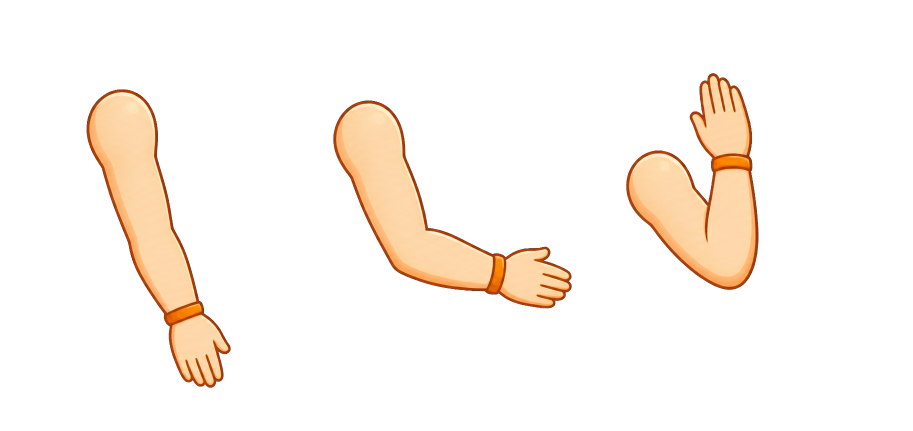
#> input picture software/games/rehab_game_center/design/reference/generated/arms-sleeveless-sheet-alpha.png, 1825 x 862 px (shown at 1/2 size)
$ python process-generated-assets.py
#> lines starting #> are read from the running program, lines starting #| are printed output that depends on the picture
from __future__ import annotations

from pathlib import Path
from collections import deque
from PIL import Image


ROOT = Path(__file__).resolve().parents[1]
REFERENCE = ROOT / "design" / "reference" / "generated"
STATIC = ROOT / "src" / "pages-fruit-game" / "static"


def contain(subject: Image.Image, size: tuple[int, int], padding: int = 12) -> Image.Image:
    canvas = Image.new("RGBA", size, (0, 0, 0, 0))
    bounds = subject.getbbox()
    if not bounds:
        return canvas
    cropped = subject.crop(bounds)
    usable = (size[0] - padding * 2, size[1] - padding * 2)
    scale = min(usable[0] / cropped.width, usable[1] / cropped.height)
    resized = cropped.resize(
        (max(1, round(cropped.width * scale)), max(1, round(cropped.height * scale))),
        Image.Resampling.LANCZOS,
    )
    x = (size[0] - resized.width) // 2
    y = (size[1] - resized.height) // 2
    canvas.alpha_composite(resized, (x, y))
    return canvas


def remove_connected_magenta(image: Image.Image) -> Image.Image:
    """Remove only border-connected chroma pixels so rainbow magenta stays intact."""
    rgba = image.convert("RGBA")
    pixels = rgba.load()
    width, height = rgba.size
    visited = bytearray(width * height)
    queue: deque[tuple[int, int]] = deque()

    def candidate(x: int, y: int) -> bool:
        red, green, blue, _ = pixels[x, y]
        return red > 140 and blue > 130 and green < 140 and abs(red - blue) < 130

    for x in range(width):
        if candidate(x, 0):
            queue.append((x, 0))
        if candidate(x, height - 1):
            queue.append((x, height - 1))
    for y in range(height):
        if candidate(0, y):
            queue.append((0, y))
        if candidate(width - 1, y):
            queue.append((width - 1, y))

    while queue:
        x, y = queue.popleft()
        index = y * width + x
        if visited[index] or not candidate(x, y):
            continue
        visited[index] = 1
        red, green, blue, _ = pixels[x, y]
        pixels[x, y] = (red, green, blue, 0)
        if x > 0:
            queue.append((x - 1, y))
        if x + 1 < width:
            queue.append((x + 1, y))
        if y > 0:
            queue.append((x, y - 1))
        if y + 1 < height:
            queue.append((x, y + 1))
    return rgba


def contract_magenta_fringe(image: Image.Image, passes: int = 2) -> Image.Image:
    output = image.copy()
    for _ in range(passes):
        source = output.copy()
        src = source.load()
        dst = output.load()
        for y in range(1, source.height - 1):
            for x in range(1, source.width - 1):
                red, green, blue, alpha = src[x, y]
                if alpha == 0 or not (red > 125 and blue > 120 and green < 145):
                    continue
                if any(src[x + dx, y + dy][3] == 0 for dx, dy in ((-1, 0), (1, 0), (0, -1), (0, 1))):
                    dst[x, y] = (red, green, blue, 0)
    return output


def build_arms() -> None:
    sheet = Image.open(REFERENCE / "arms-sleeveless-sheet-alpha.png").convert("RGBA")
#> sheet is the input picture: PIL image 1825x862 RGBA; mean R, G, B, A 30, 23.3, 16.9, 31.9
    cell_width = sheet.width // 3
#> cell_width = 608
    poses = ("low", "mid", "high")
    # Generated sheet shoulder roots, measured in each equal-width cell.
    roots = ((238, 220), (118, 245), (74, 392))
    scale = 0.34
    output_size = (320, 320)
    right_anchor = (62, 112)
    left_anchor = (output_size[0] - right_anchor[0], right_anchor[1])
    arm_dir = STATIC / "character"
    arm_dir.mkdir(parents=True, exist_ok=True)

    for index, pose in enumerate(poses):
        cell = sheet.crop((index * cell_width, 0, (index + 1) * cell_width, sheet.height))
        resized = cell.resize(
            (round(cell.width * scale), round(cell.height * scale)),
            Image.Resampling.LANCZOS,
        )
        root = (round(roots[index][0] * scale), round(roots[index][1] * scale))

        right = Image.new("RGBA", output_size, (0, 0, 0, 0))
        right.alpha_composite(resized, (right_anchor[0] - root[0], right_anchor[1] - root[1]))
        right.save(arm_dir / f"right-{pose}.png", optimize=True)

        mirrored = resized.transpose(Image.Transpose.FLIP_LEFT_RIGHT)
        mirrored_root = resized.width - root[0]
        left = Image.new("RGBA", output_size, (0, 0, 0, 0))
        left.alpha_composite(mirrored, (left_anchor[0] - mirrored_root, left_anchor[1] - root[1]))
        left.save(arm_dir / f"left-{pose}.png", optimize=True)
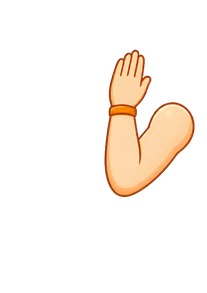
#> mirrored: PIL image 207x293 RGBA; mean R, G, B, A 31.2, 23.5, 16.8, 31.5; transparent parts drawn white
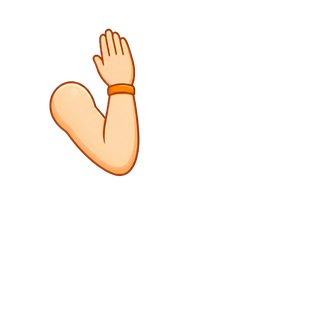
#> right: PIL image 320x320 RGBA; mean R, G, B, A 18.5, 13.9, 9.9, 18.7; transparent parts drawn white


def build_special_assets() -> None:
    sheet = remove_connected_magenta(
        Image.open(REFERENCE / "special-effects-sheet-magenta.png")
    )
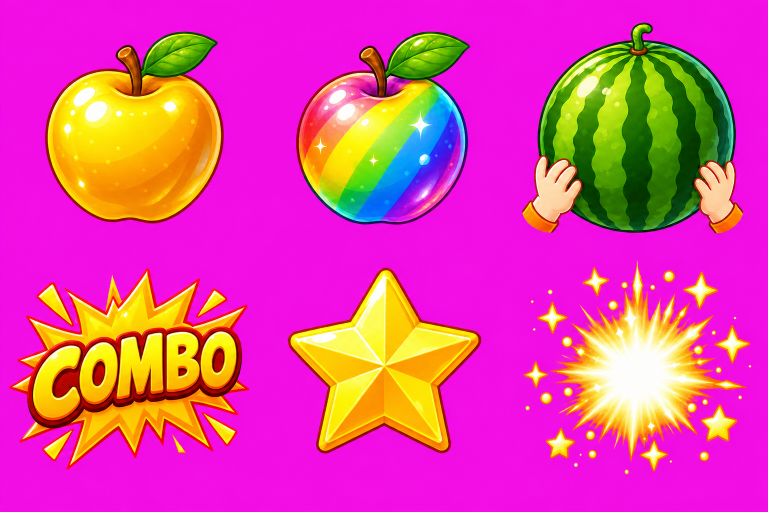
#> input picture software/games/rehab_game_center/design/reference/generated/special-effects-sheet-magenta.png, 1536 x 1024 px (shown at 1/2 size)
#> the loop in remove_connected_magenta, `for x in range(width):` made 1536 passes
#> the loop in remove_connected_magenta, `for y in range(height):` made 1024 passes
#> sheet: PIL image 1536x1024 RGBA
    cell_width = sheet.width // 3
    cell_height = sheet.height // 2
    names = (
        ("fruits", "golden-apple.png"),
        ("fruits", "rainbow-fruit.png"),
        ("fruits", "both-watermelon.png"),
        ("effects", "combo.png"),
        ("effects", "reward-star.png"),
        ("effects", "harvest-burst.png"),
    )
    for index, (directory, filename) in enumerate(names):
        column = index % 3
        row = index // 3
        cell = sheet.crop(
            (
                column * cell_width,
                row * cell_height,
                (column + 1) * cell_width,
                (row + 1) * cell_height,
            )
        )
        size = (192, 192) if directory == "effects" else (256, 256)
        output = contract_magenta_fringe(contain(cell, size, 10))
        target_dir = STATIC / directory
        target_dir.mkdir(parents=True, exist_ok=True)
        output.save(target_dir / filename, optimize=True)
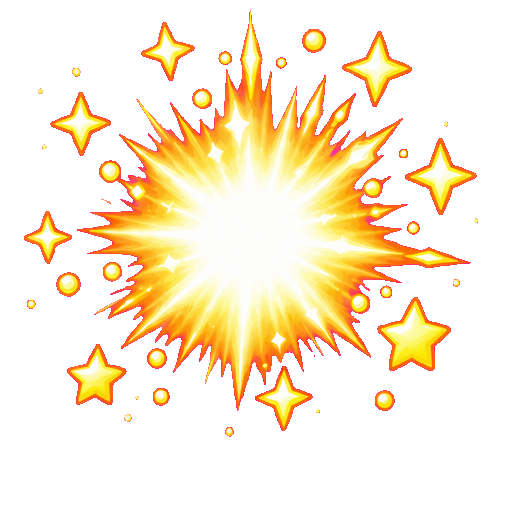
#> cell: PIL image 512x512 RGBA; mean R, G, B, A 244.9, 71.6, 192.2, 78.1; transparent parts drawn white
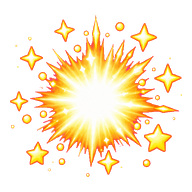
#> output: PIL image 192x192 RGBA; mean R, G, B, A 101.7, 70.3, 42.9, 79.7; transparent parts drawn white


def build_backgrounds() -> None:
    backgrounds = STATIC / "backgrounds"
    backgrounds.mkdir(parents=True, exist_ok=True)
    for source_name, target_name in (
        ("orchard-sunset-master.png", "orchard-sunset.webp"),
        ("basket-zone-master.png", "basket-zone.webp"),
    ):
        image = Image.open(REFERENCE / source_name).convert("RGB")
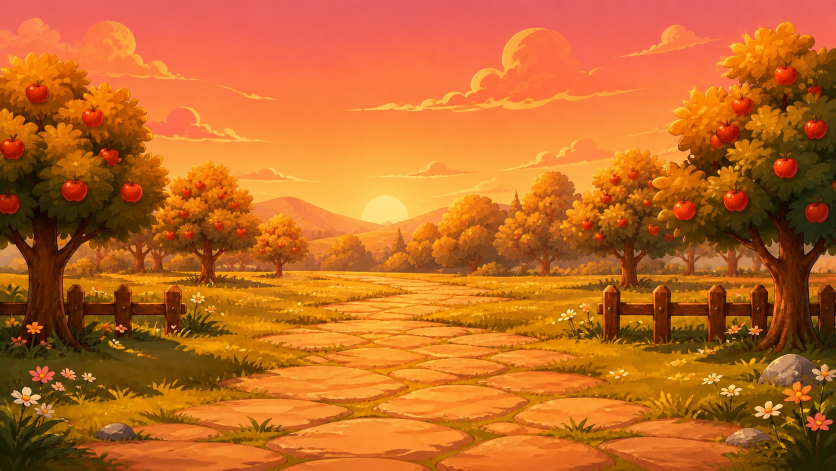
#> input picture software/games/rehab_game_center/design/reference/generated/orchard-sunset-master.png, 1672 x 941 px (shown at 1/2 size)
#> image is the input picture: PIL image 1672x941 RGB; mean R, G, B 192.6, 104.1, 35.4
        target_ratio = 16 / 9
        ratio = image.width / image.height
        if ratio > target_ratio:
            width = round(image.height * target_ratio)
            left = (image.width - width) // 2
            image = image.crop((left, 0, left + width, image.height))
        elif ratio < target_ratio:
            height = round(image.width / target_ratio)
            top = (image.height - height) // 2
            image = image.crop((0, top, image.width, top + height))
#> image: PIL image 1672x940 RGB
        image = image.resize((1280, 720), Image.Resampling.LANCZOS)
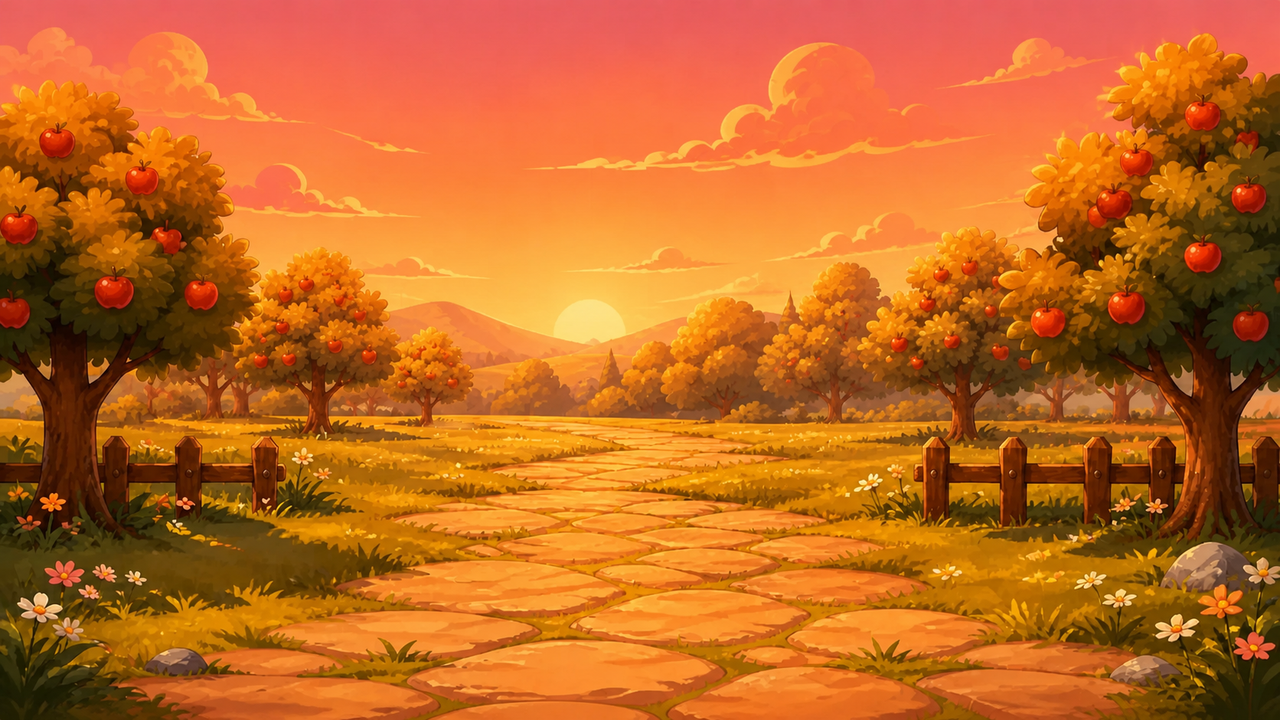
#> image: PIL image 1280x720 RGB; mean R, G, B 192.7, 104.1, 35.4
        image.save(backgrounds / target_name, "WEBP", quality=76, method=6)
#> pass 2 of the loop in build_backgrounds, `for source_name, target_name in (`:
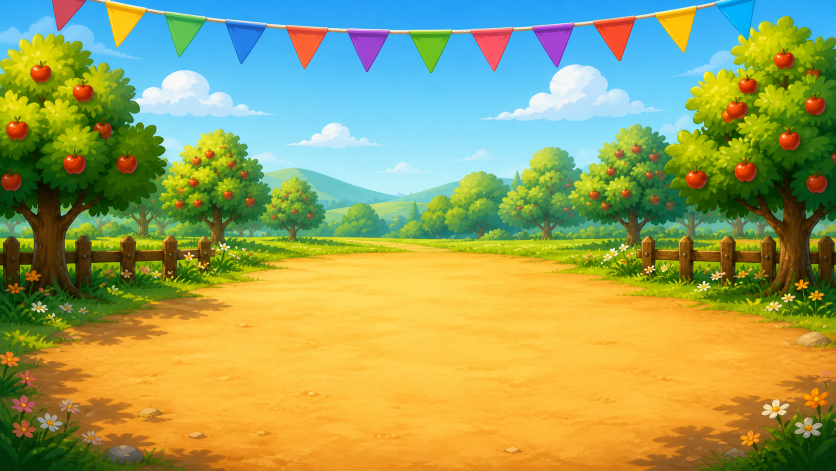
#> input picture software/games/rehab_game_center/design/reference/generated/basket-zone-master.png, 1672 x 941 px (shown at 1/2 size)
#> in build_backgrounds, image is the input picture: PIL image 1672x941 RGB; mean R, G, B 153.7, 160.9, 92.6
#> in build_backgrounds, `image = image.crop((0, top, image.width, top + height))`:
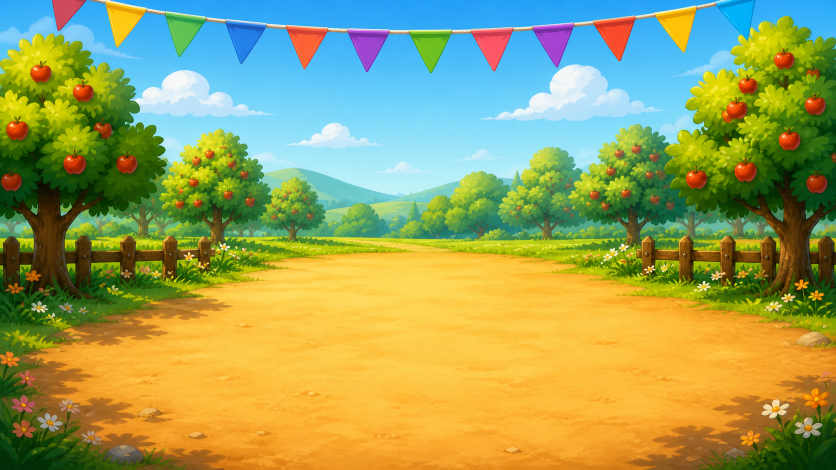
#> image: PIL image 1672x940 RGB (shown at 1/2 size); mean R, G, B 153.7, 161, 92.7
#> in build_backgrounds, `image = image.resize((1280, 720), Image.Resampling.LANCZOS)`:
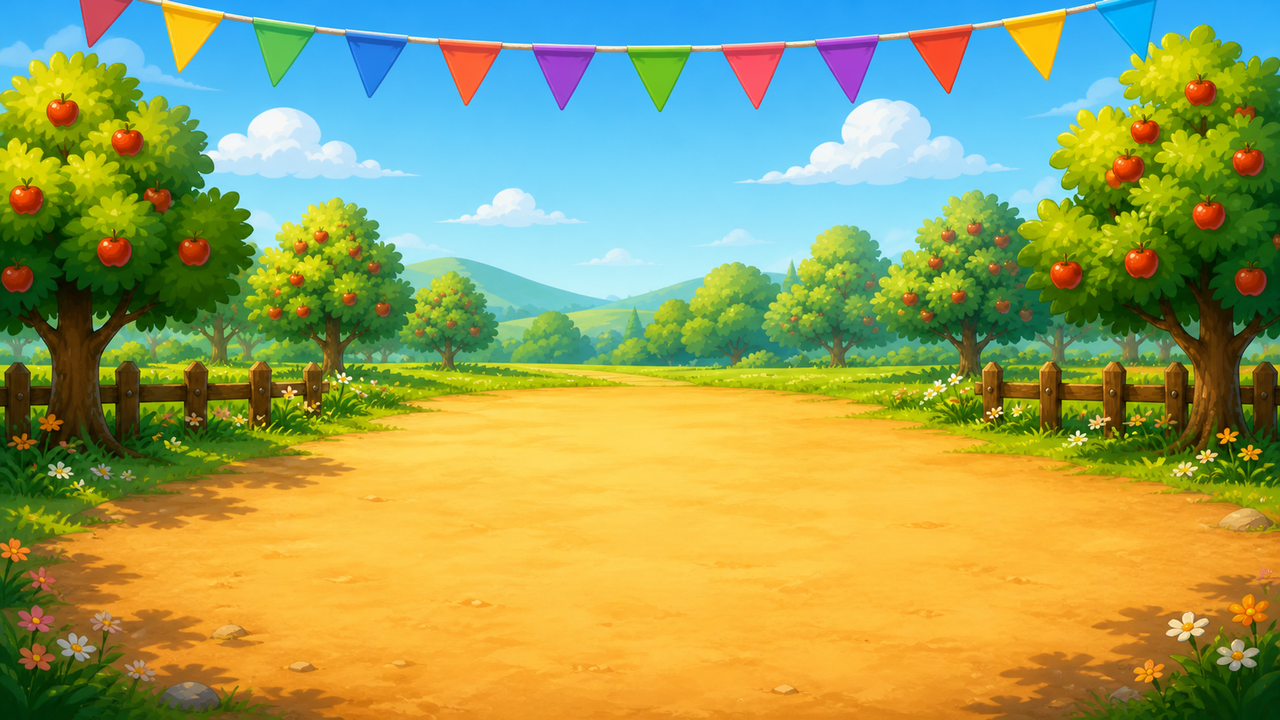
#> image: PIL image 1280x720 RGB; mean R, G, B 153.7, 161, 92.7


if __name__ == "__main__":
    build_arms()
    build_special_assets()
    build_backgrounds()
    print("Generated runtime arms, special sprites, and backgrounds.")
